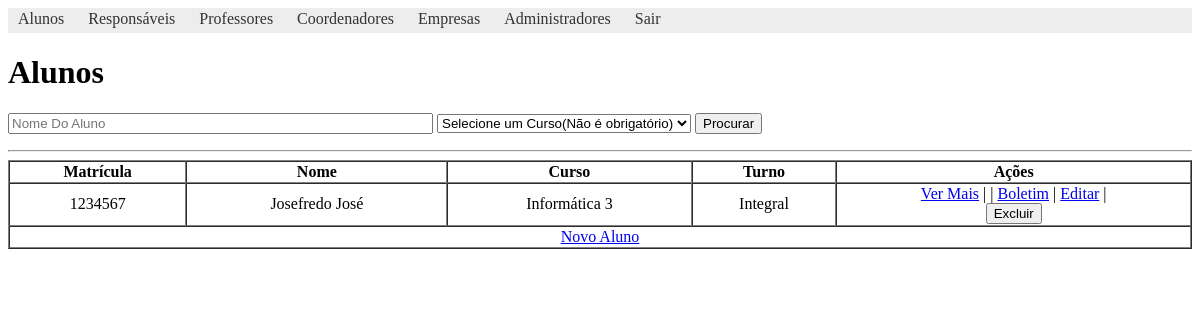
Page /views/aluno/ver-alunos.php (signed in) on the earlier database version.
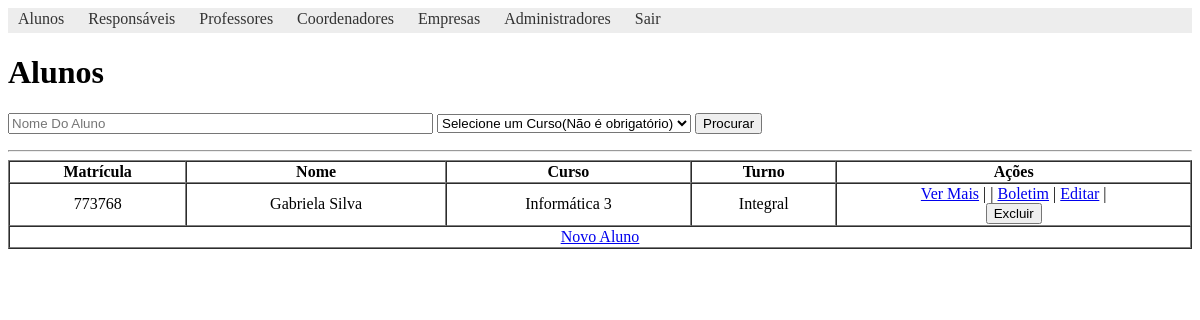
Same page on the later database version.
### tables this page shows
CREATE TABLE `alunos` (
  `id` int(11) NOT NULL,
  `id_curso` int(11) NOT NULL,
  `nome` varchar(150) NOT NULL,
  `matricula` varchar(20) NOT NULL,
  `num_chamada` int(2) NOT NULL,
  `data_nascimento` date NOT NULL,
  `naturalidade` varchar(30) NOT NULL,
  `rg` varchar(20) NOT NULL,
  `cpf` varchar(20) NOT NULL,
  `nis` varchar(20) NOT NULL,
  `cep` varchar(20) NOT NULL,
  `complemento_endereco` varchar(50) NOT NULL,
  `turno` varchar(20) NOT NULL,
  `data_cadastro` date NOT NULL,
  `escola_origem` varchar(100) NOT NULL,
  `opcao_medicamento` varchar(50) DEFAULT NULL,
  `medicamento` varchar(50) DEFAULT NULL,
  `telefone` varchar(20) DEFAULT NULL,
  `celular` varchar(20) DEFAULT NULL,
  `comentario` text,
  `login` varchar(100) NOT NULL,
  `email` varchar(100) NOT NULL,
  `senha` varchar(100) NOT NULL
);

CREATE TABLE `cursos` (
  `id` int(11) NOT NULL,
  `nome` varchar(50) NOT NULL
);

### app/models/Aluno.php (called while the page is built, shortened)
<?php
	function listarAlunos()
	{
		$conn = iniciarConexao();
		$stmt = $conn->prepare("SELECT * FROM alunos");
		if($stmt->execute() && $stmt->rowCount() > 0){
			$alunos = $stmt->fetchAll(PDO::FETCH_ASSOC);
		}
		return $alunos;
	}

### app/models/Curso.php (called while the page is built, shortened)
<?php
    function traduzirId($id_curso)
    {
        $conn = iniciarConexao();
        $stmt = $conn->prepare("SELECT nome FROM cursos WHERE id = ?");
        $stmt->bindParam(1, $id_curso);
        if($stmt->execute()){
            $curso = $stmt->fetch(PDO::FETCH_OBJ);
            return $curso->nome;
        }
    }

### views/aluno/ver-alunos.php (the view, shortened to what this page needs)
<?php
	include_once '../../app/models/Aluno.php';
	include_once '../../app/models/Curso.php';
	include_once '../templates/includes/header.php';
	if(isset($_POST['btnProcurar'])){
		$nome = filter_input(INPUT_POST, 'nome');
		$curso = filter_input(INPUT_POST, 'curso');
		if($curso != 0){
			@$alunos = buscarAlunoCurso($nome, $curso);
		}else{
			@$alunos = buscarAlunoNome($nome);
		}
		$msg = "Nenhum Aluno Encontrado";
	}else{
		$alunos = listarAlunos();
		$msg = "Nenhum Aluno Cadastrado";
	}
?>
<h1>Alunos</h1>
<form method="POST" action="">
	<input type="text" name="nome" placeholder="Nome Do Aluno" size="50px">
	<select name="curso">
		<option value="">Selecione um Curso(Não é obrigatório)</option>
	</select>
	<button type="submit" name="btnProcurar">Procurar</button>
</form>
<hr>
<table border="1" cellspacing="0" width="100%">
	<thead>
		<tr>
			<th width="15%">Matrícula</th>
			<th>Nome</th>
			<th>Curso</th>
			<th>Turno</th>
			<th>Ações</th>
		</tr>
	</thead>
	<tbody>
		<?php
			if(!empty($alunos)){
				foreach($alunos as $aluno){
		?>
			<tr>
				<td align="center"><?= $aluno['matricula'] ?></td>
				<td align="center"><?= $aluno['nome'] ?></td>
				<td align="center"><?= traduzirId($aluno['id_curso']) ?></td>
				<td align="center"><?= $aluno['turno'] ?></td>
				<td align="center" width="30%">
					<?= ($_SESSION['usuario_logado']['nv_acesso'] != "professor") ? "<a href='dados-aluno.php?id=".$aluno['id']."'>Ver Mais</a> |" : "" ?>
					<?= ($_SESSION['usuario_logado']['nv_acesso'] != "professor") ? "| <a href='#'>Boletim</a> |" : "" ?>
					<?= ($_SESSION['usuario_logado']['nv_acesso'] != "professor") ? "<a href='novo-editar-aluno.php?id=".$aluno['id']."'>Editar</a> |" : "" ?>
					<?php if($_SESSION['usuario_logado']['nv_acesso'] != "professor"){ ?>
						<form method="POST" action="../../app/routes.php" id="formDelete">
							<input type="submit" value="Excluir">
						</form>
					<?php } ?>
				</td>
			</tr>
		<?php } }else{ ?>
			<tr>
				<th colspan="5"><?= $msg ?></th>
			</tr>
		<?php } ?>
	</tbody>
	<tfoot>
		<tr>
			<?php if($_SESSION['usuario_logado']['nv_acesso'] == "admin" || $_SESSION['usuario_logado']['nv_acesso'] == "coordenador"){ ?>
				<td align="center" colspan="5"><a href="novo-editar-aluno.php">Novo Aluno</a></td>
			<?php } ?>
		</tr>
	</tfoot>
</table>
<?php include_once '../templates/includes/footer.php'; ?>

### views/templates/includes/header.php (shortened to what this page needs)
<!DOCTYPE html>
<html>
<head>
</head>
<body>
	<?php
		switch (@$_SESSION['usuario_logado']['nv_acesso']) {
			case 'admin':
			include_once '../templates/navbars/navbar_admin.php';
			break;
		}
	?>

### views/templates/navbars/navbar_admin.php (shortened to what this page needs)
<nav id="menu">
	<ul>
		<li><a href="../aluno/ver-alunos.php">Alunos</a></li>
		<li><a href="#">Responsáveis</a></li>
		<li><a href="../professor/ver-professores.php">Professores</a></li>
		<li><a href="#">Coordenadores</a></li>
		<li><a href="#">Empresas</a></li>
		<li><a href="#">Administradores</a></li>
		<li><a href="#" onclick="document.formSair.submit()">Sair</a></li>
	</ul>
</nav>

### views/templates/includes/header.php (style rules this page uses)
#menu ul { padding:0px; margin:0px; background-color:#EDEDED; list-style:none; }
#menu ul li { display: inline; }
#menu ul li a { padding: 2px 10px; display: inline-block; background-color:#EDEDED; color: #333; text-decoration: none; border-bottom:3px solid #EDEDED; }

Differences in the rows shown:
removed alunos: matricula "1234567", nome "Josefredo José", id_curso.nome "Informática 3", turno "Integral"
added alunos: matricula "773768", nome "Gabriela Silva", id_curso.nome "Informática 3", turno "Integral"
